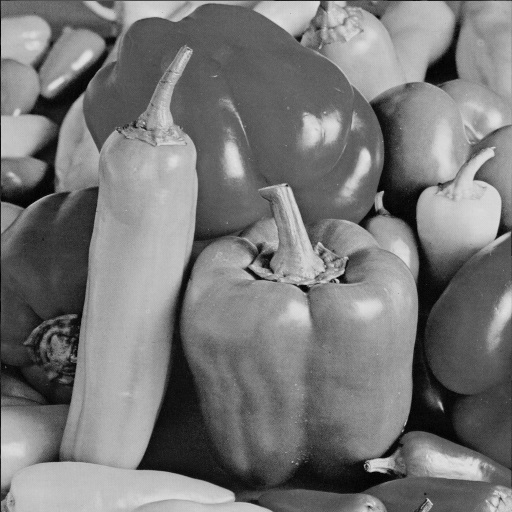
%> input picture MultimediaHisogramEqualization/Histogram Equalization/fig1.jpg, 512 x 512 px
$ octave GrayLevelHistogramEqualization.m   (GNU Octave 9; MATLAB toolbox functions it lacks are replaced by stand-ins)
%> lines starting %> are read from the running program, lines starting %| are printed output that depends on the picture
sourcePic=imread('fig1.jpg'); %reads the original image
%> sourcePic is the input picture: size 512x512x3 uint8; min 0, max 228, mean 119.8
grayPic=sourcePic;
[m,n]=size(grayPic);
%> m = 512; n = 1536
subplot(2,2,1);%shows the original image
imshow(grayPic);
gp=zeros(1,256); %Calculate the probablity of occurence of each gray scale
for i=1:256
	gp(i)=length(find(grayPic==(i-1)))/(m*n);
end
%> after the loop, gp = 256 values, max 0.0103 at index 96, min 0 at index 230, mean 0.00391
subplot(2,2,2);%shows the image histogram
bar(0:255,gp);
title('Original Image Histogram');
xlabel('Gray Value');
ylabel('Probablity');
newGp=zeros(1,256); %calculates the probability of each new gray scale appearing
S1=zeros(1,256);
S2=zeros(1,256);
tmp=0;
for i=1:256
	tmp=tmp+gp(i);
	S1(i)=tmp;
	S2(i)=round(S1(i)*256);
end
%> this loop made 256 passes
%> tmp on passes 1 to 3: 4.58e-05, 0.000164, 0.000374
%> after the loop, S1 = 256 values from 4.58e-05 to 1; S2 = 256 values from 0 to 256; tmp = 1
for i=1:256
	newGp(i)=sum(gp(S2==i));
end
%> after the loop, newGp = 256 values, max 0.0103 at index 92, min 0 at index 55, mean 0.0039
newGrayPic=grayPic; %fills the new gray value of each pixel
for i=1:256
	newGrayPic(grayPic==(i-1))=S2(i);
end
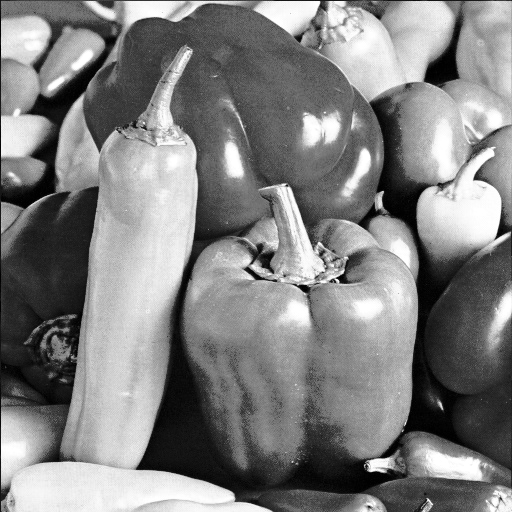
%> newGrayPic: size 512x512x3 uint8; min 0, max 255, mean 128.7
subplot(2,2,3);
imshow(newGrayPic);
subplot(2,2,4);%shows the histogram after equalization
bar(0:255,newGp);
title('Equalized Histogram');
xlabel('Gray Value');
ylabel('Probablity of Occurence');
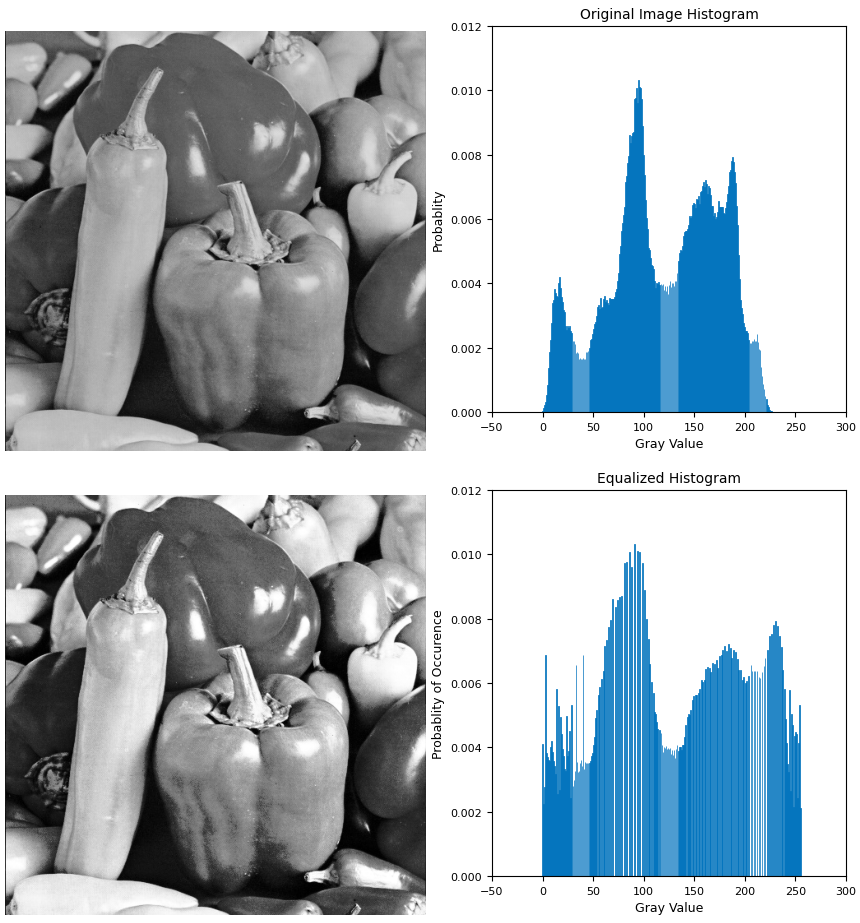
%> figure redrawn from the program's plot data, 4 panels
